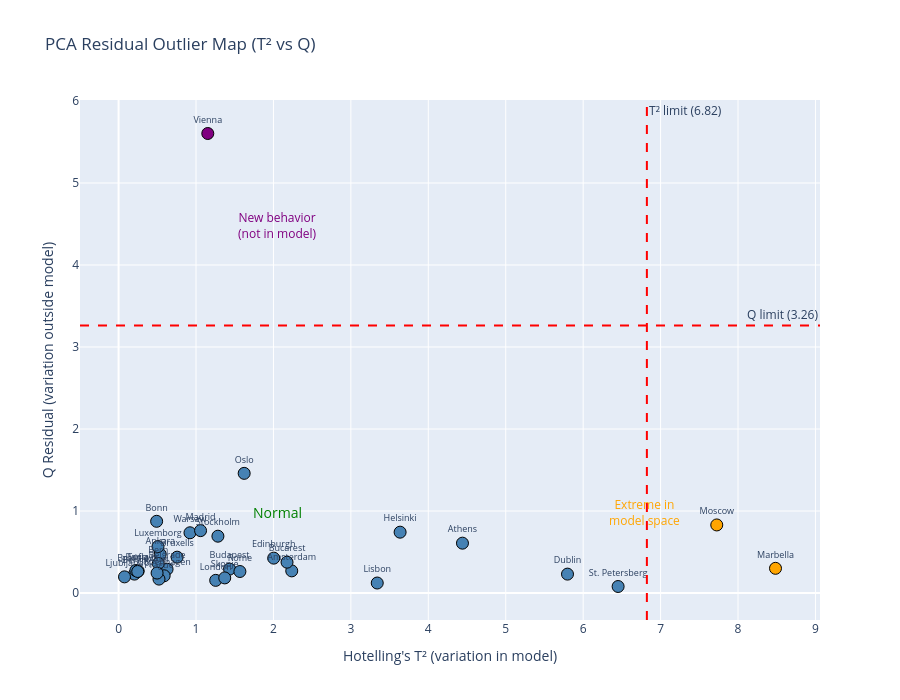

Notebook source saved alongside this figure:
### Markdown cell above
### Cell 20: The T² vs. Q Plot (Residual Outlier Map)

This cell creates the **T² vs. Q plot**, a powerful diagnostic visualization that divides observations into four categories based on their anomaly type.

**Four Quadrants Interpretation:**

| Quadrant | T² | Q | Meaning |
|----------|----|----|---------|
| **Bottom-left** | Low | Low | Normal—observation fits the model well |
| **Bottom-right** | High | Low | Extreme but consistent—follows the model's patterns intensely |
| **Top-left** | Low | High | New behavior—has patterns not captured by the model |
| **Top-right** | High | High | True outlier—extreme AND unusual pattern |

**Color Coding in the Plot:**
- 🔵 **Blue**: Normal observations (both T² and Q within limits)
- 🟠 **Orange**: High T² only (extreme in model space)
- 🟣 **Purple**: High Q only (doesn't fit the model structure)
- 🔴 **Red**: Both high (extreme outlier)

**Control Limits (Dashed Lines):**
- **Vertical red line**: T² limit based on F-distribution
- **Horizontal red line**: Q limit based on chi-squared approximation

**Why Use Both T² and Q?**
- T² alone misses observations with novel patterns (they might have low scores but high residuals)
- Q alone misses extreme but consistent observations
- Together, they provide complete anomaly coverage

**Practical Example:**
- City with high T², low Q: Very warm city, but seasonal pattern is typical
- City with low T², high Q: Average temperature, but unusual seasonal pattern (e.g., bimodal)

### Code cell
# T² vs Q plot (Residual Outlier Map)
fig = go.Figure()

# Color points by anomaly type
colors = []
for t2, q in zip(diag['T2'], diag['Q']):
    if t2 > diag['T2_limit'] and q > diag['Q_limit']:
        colors.append('red')     # Both high: extreme outlier
    elif t2 > diag['T2_limit']:
        colors.append('orange')  # High T²: unusual in model space
    elif q > diag['Q_limit']:
        colors.append('purple')  # High Q: doesn't fit model
    else:
        colors.append('steelblue')  # Normal

fig.add_trace(go.Scatter(
    x=diag['T2'], y=diag['Q'],
    mode='markers+text', text=cities,
    textposition='top center', textfont=dict(size=9),
    marker=dict(size=12, color=colors, line=dict(width=1, color='black')),
    hovertemplate='<b>%{text}</b><br>T²: %{x:.2f}<br>Q: %{y:.2f}<extra></extra>'
))

# Add control limits
fig.add_vline(x=diag['T2_limit'], line_dash='dash', line_color='red',
              annotation_text=f"T² limit ({diag['T2_limit']:.2f})")
fig.add_hline(y=diag['Q_limit'], line_dash='dash', line_color='red',
              annotation_text=f"Q limit ({diag['Q_limit']:.2f})")

# Add quadrant labels
fig.add_annotation(x=diag['T2_limit']*0.3, y=diag['Q_limit']*0.3,
                   text='Normal', showarrow=False, font=dict(size=14, color='green'))
fig.add_annotation(x=diag['T2'].max()*0.8, y=diag['Q_limit']*0.3,
                   text='Extreme in<br>model space', showarrow=False, font=dict(size=12, color='orange'))
fig.add_annotation(x=diag['T2_limit']*0.3, y=diag['Q'].max()*0.8,
                   text='New behavior<br>(not in model)', showarrow=False, font=dict(size=12, color='purple'))

fig.update_layout(
    title="PCA Residual Outlier Map (T² vs Q)",
    xaxis_title="Hotelling's T² (variation in model)",
    yaxis_title="Q Residual (variation outside model)",
    width=900, height=700
)
fig.show()

### Figure 1 — Plotly figure (JSON) as saved in the notebook; plotly's stock layout.template omitted (floating-point values rounded to 4 significant figures)
{"data": [{"hovertemplate": "<b>%{text}</b><br>T²: %{x:.2f}<br>Q: %{y:.2f}<extra></extra>", "marker": {"color": ["steelblue", "steelblue", "steelblue", "steelblue", "steelblue", "steelblue", "steelblue", "steelblue", "steelblue", "steelblue", "steelblue", "steelblue", "steelblue", "steelblue", "steelblue", "steelblue", "orange", "orange", "steelblue", "steelblue", "steelblue", "steelblue", "steelblue", "steelblue", "purple", "steelblue", "steelblue", "steelblue", "steelblue", "steelblue", "steelblue", "steelblue", "steelblue"], "line": {"color": "black", "width": 1}, "size": 12}, "mode": "markers+text", "text": ["Amsterdam", "Ankara", "Athens", "Belgrade", "Berlin", "Bern", "Bonn", "Bruxells", "Bucarest", "Budapest", "Copenhagen", "Dublin", "Helsinki", "Lisbon", "London", "Luxemborg", "Marbella", "Moscow", "Oslo", "Paris", "Prague", "Rome", "Sofia", "Stockholm", "Vienna", "Warsaw", "Bratislava", "St. Petersberg", "Ljubljana", "Madrid", "Milan", "Edinburgh", "Skopje"], "textfont": {"size": 9}, "textposition": "top center", "type": "scatter", "x": [2.236, 0.5377, 4.441, 0.6261, 0.2049, 0.5124, 0.4914, 0.7559, 2.176, 1.433, 0.5888, 5.798, 3.636, 3.341, 1.254, 0.5091, 8.484, 7.725, 1.622, 0.2232, 0.5218, 1.567, 0.2533, 1.283, 1.152, 0.9222, 0.2475, 6.451, 0.07652, 1.059, 0.4974, 2.004, 1.371], "y": [0.2703, 0.4721, 0.6081, 0.2906, 0.2309, 0.3602, 0.8747, 0.4373, 0.3763, 0.2919, 0.2105, 0.2308, 0.7422, 0.1223, 0.1546, 0.5667, 0.3014, 0.8303, 1.459, 0.2747, 0.1699, 0.2628, 0.2684, 0.6932, 5.603, 0.735, 0.2631, 0.07986, 0.1972, 0.7609, 0.2438, 0.4258, 0.1848]}], "layout": {"annotations": [{"showarrow": false, "text": "T² limit (6.82)", "x": 6.823, "xanchor": "left", "xref": "x", "y": 1, "yanchor": "top", "yref": "y domain"}, {"showarrow": false, "text": "Q limit (3.26)", "x": 1, "xanchor": "right", "xref": "x domain", "y": 3.262, "yanchor": "bottom", "yref": "y"}, {"font": {"color": "green", "size": 14}, "showarrow": false, "text": "Normal", "x": 2.047, "y": 0.9787}, {"font": {"color": "orange", "size": 12}, "showarrow": false, "text": "Extreme in<br>model space", "x": 6.787, "y": 0.9787}, {"font": {"color": "purple", "size": 12}, "showarrow": false, "text": "New behavior<br>(not in model)", "x": 2.047, "y": 4.482}], "height": 700, "shapes": [{"line": {"color": "red", "dash": "dash"}, "type": "line", "x0": 6.823, "x1": 6.823, "xref": "x", "y0": 0, "y1": 1, "yref": "y domain"}, {"line": {"color": "red", "dash": "dash"}, "type": "line", "x0": 0, "x1": 1, "xref": "x domain", "y0": 3.262, "y1": 3.262, "yref": "y"}], "title": {"text": "PCA Residual Outlier Map (T² vs Q)"}, "width": 900, "xaxis": {"title": {"text": "Hotelling's T² (variation in model)"}}, "yaxis": {"title": {"text": "Q Residual (variation outside model)"}}}}
